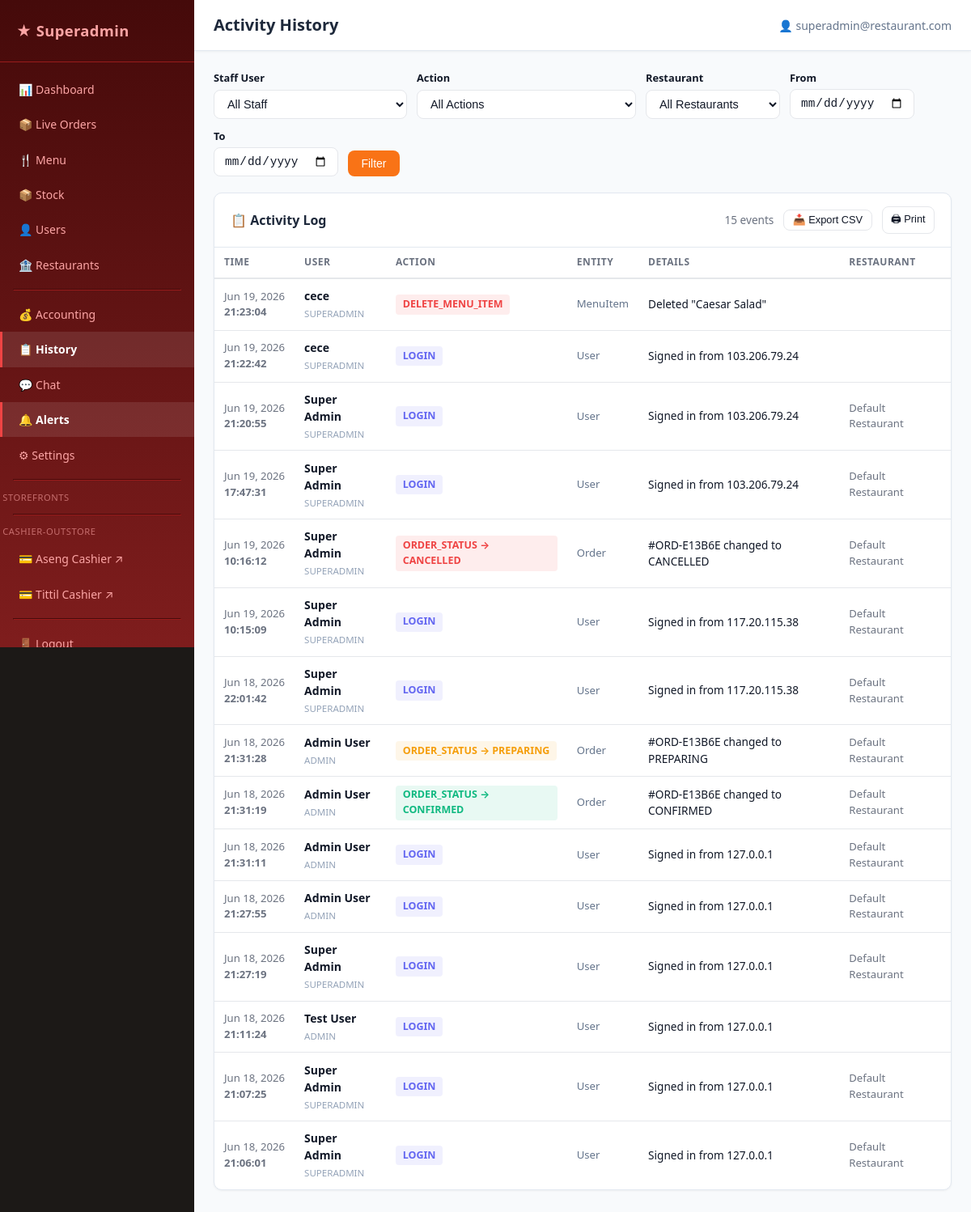
Page /superadmin/activity.php (signed in) on the committed database.
### tables this page shows
CREATE TABLE AdminActivity (
    id             TEXT PRIMARY KEY,
    userId         TEXT,
    userName       TEXT,
    userEmail      TEXT,
    userRole       TEXT,
    restaurantId   TEXT,
    restaurantName TEXT,
    action         TEXT NOT NULL,
    entityType     TEXT,
    entityId       TEXT,
    details        TEXT,
    ipAddress      TEXT,
    createdAt      TEXT NOT NULL DEFAULT (datetime('now'))
);

CREATE TABLE User (
    id           TEXT PRIMARY KEY,
    email        TEXT NOT NULL UNIQUE,
    password     TEXT NOT NULL,
    name         TEXT,
    phone        TEXT,
    role         TEXT NOT NULL DEFAULT 'CUSTOMER',
    restaurantId TEXT,
    isActive     INTEGER NOT NULL DEFAULT 1,
    createdAt    TEXT NOT NULL DEFAULT (datetime('now')),
    updatedAt    TEXT NOT NULL DEFAULT (datetime('now')),
    FOREIGN KEY (restaurantId) REFERENCES Restaurant(id) ON DELETE SET NULL
);

### db.php (called while the page is built, shortened)
<?php
function get_db(): PDO {
    static $pdo = null;
    if ($pdo === null) {
        $pdo = new PDO('sqlite:' . DB_PATH, null, null, [
            PDO::ATTR_ERRMODE            => PDO::ERRMODE_EXCEPTION,
            PDO::ATTR_DEFAULT_FETCH_MODE => PDO::FETCH_ASSOC,
        ]);
        $pdo->exec('PRAGMA foreign_keys = ON');
        $pdo->exec('PRAGMA journal_mode = WAL');
    }
    return $pdo;
}
function db_query(string $sql, array $params = []): array {
    $stmt = get_db()->prepare($sql);
    $stmt->execute($params);
    return $stmt->fetchAll();
}
function db_fetch(string $sql, array $params = []): ?array {
    $stmt = get_db()->prepare($sql);
    $stmt->execute($params);
    $row = $stmt->fetch();
    return $row ?: null;
}

### superadmin/activity.php (the view, shortened to what this page needs)
<?php
include dirname(__DIR__) . '/includes/superadmin_header.php';
require_once dirname(__DIR__) . '/db.php';
$filter_date_from  = $_GET['date_from']  ?? '';
$filter_date_to    = $_GET['date_to']    ?? '';
$page  = max(1, (int)($_GET['page'] ?? 1));
$limit = 50;
$skip  = ($page - 1) * $limit;
$where  = ['1=1'];
$params = [];
$w = implode(' AND ', $where);
$total = (int)(db_fetch("SELECT COUNT(*) AS n FROM AdminActivity aa WHERE $w", $params)['n'] ?? 0);
$logs  = db_query(
    "SELECT aa.*, u.name AS userName, u.email AS userEmail, u.role AS userRole
     FROM AdminActivity aa
     LEFT JOIN User u ON u.id = aa.userId
     WHERE $w
     ORDER BY aa.createdAt DESC
     LIMIT $limit OFFSET $skip",
    $params
);
function action_color(string $action): string {
    if (str_contains($action, 'DELETE') || str_contains($action, 'CANCEL')) return '#ef4444';
    if (str_contains($action, 'CREATE') || str_contains($action, 'CONFIRMED')) return '#10b981';
    if (str_contains($action, 'UPDATE') || str_contains($action, 'STOCK') || str_contains($action, '→')) return '#f59e0b';
    if ($action === 'LOGIN') return '#6366f1';
    return '#6b7280';
}
?>
<form method="GET" style="margin-bottom:1.25rem; display:flex; flex-wrap:wrap; gap:.75rem; align-items:flex-end">
    <div>
        <label style="font-size:.8rem;font-weight:600;display:block;margin-bottom:.25rem">Staff User</label>
        <select name="user" class="form-control" style="min-width:160px">
            <option value="">All Staff</option>
        </select>
    </div>
    <div>
        <label style="font-size:.8rem;font-weight:600;display:block;margin-bottom:.25rem">Action</label>
        <select name="action" class="form-control" style="min-width:180px">
            <option value="">All Actions</option>
        </select>
    </div>
    <div>
        <label style="font-size:.8rem;font-weight:600;display:block;margin-bottom:.25rem">Restaurant</label>
        <select name="restaurant" class="form-control" style="min-width:150px">
            <option value="">All Restaurants</option>
        </select>
    </div>
    <div>
        <label style="font-size:.8rem;font-weight:600;display:block;margin-bottom:.25rem">From</label>
        <input type="date" name="date_from" class="form-control" value="<?= htmlspecialchars($filter_date_from) ?>">
    </div>
    <div>
        <label style="font-size:.8rem;font-weight:600;display:block;margin-bottom:.25rem">To</label>
        <input type="date" name="date_to" class="form-control" value="<?= htmlspecialchars($filter_date_to) ?>">
    </div>
    <div>
        <button type="submit" class="btn btn-primary">Filter</button>
    </div>
</form>
<div class="sa-card">
    <div class="sa-card-header">
        <h2>&#128203; Activity Log</h2>
        <div style="display:flex;align-items:center;gap:.75rem">
            <span style="font-size:.85rem;color:#6b7280"><?= number_format($total) ?> event<?= $total !== 1 ? 's' : '' ?></span>
            <button onclick="exportCSV()" class="btn btn-sm btn-outline">📥 Export CSV</button>
            <button onclick="window.print()" class="btn btn-sm btn-outline">🖨 Print</button>
        </div>
    </div>
    <?php if (empty($logs)): ?>
    <div style="text-align:center; padding:2rem; color:#94a3b8">No activity found with these filters.</div>
    <?php else: ?>
    <table class="table">
        <thead>
            <tr>
                <th>Time</th>
                <th>User</th>
                <th>Action</th>
                <th>Entity</th>
                <th>Details</th>
                <th>Restaurant</th>
            </tr>
        </thead>
        <tbody>
        <?php foreach ($logs as $log): ?>
        <tr>
            <td style="white-space:nowrap;font-size:.82rem;color:#6b7280">
                <?= date('M d, Y', strtotime($log['createdAt'])) ?><br>
                <strong><?= date('H:i:s', strtotime($log['createdAt'])) ?></strong>
            </td>
            <td>
                <strong><?= htmlspecialchars($log['userName'] ?? '—') ?></strong><br>
                <small style="font-size:.72rem;color:#94a3b8"><?= htmlspecialchars($log['userRole'] ?? '') ?></small>
            </td>
            <td>
                <span style="display:inline-block; font-size:.78rem; font-weight:700; padding:.18rem .55rem; border-radius:4px; color:<?= action_color($log['action']) ?>; background:<?= action_color($log['action']) ?>18">
                    <?= htmlspecialchars($log['action']) ?>
                </span>
            </td>
            <td style="font-size:.82rem">
                <?php if ($log['entityType']): ?>
                <span style="color:#64748b"><?= htmlspecialchars($log['entityType']) ?></span>
                <?php endif; ?>
            </td>
            <td style="font-size:.85rem; max-width:260px; word-break:break-word">
                <?= htmlspecialchars($log['details'] ?? '') ?>
            </td>
            <td style="font-size:.82rem;color:#6b7280">
                <?= htmlspecialchars($log['restaurantName'] ?? '') ?>
            </td>
        </tr>
        <?php endforeach; ?>
        </tbody>
    </table>
    <?php endif; ?>
</div>
<?php include dirname(__DIR__) . '/includes/superadmin_footer.php'; ?>

### assets/css/style.css (style rules this page uses)
:root { --primary: #f97316; --primary-dark: #ea580c; --primary-fg: #fff; --bg: #f9fafb; --card-bg: #ffffff; --border: #e5e7eb; --text: #111827; --text-muted: #6b7280; --success: #16a34a; --warn: #d97706; --danger: #dc2626; --radius: 8px; --shadow: 0 1px 3px rgba(0,0,0,.08), 0 1px 2px rgba(0,0,0,.06); --transition: .15s ease; }
*, *::before, *::after { box-sizing: border-box; margin: 0; padding: 0; }
body { font-family: system-ui, -apple-system, sans-serif; background: var(--bg); color: var(--text); line-height: 1.5; }
.btn { display: inline-flex; align-items: center; gap: .35rem; padding: .5rem 1rem; border-radius: var(--radius); border: none; font-size: .875rem; font-weight: 500; cursor: pointer; transition: background var(--transition), opacity var(--transition); text-decoration: none; white-space: nowrap; }
.btn-primary { background: var(--primary); color: var(--primary-fg); }
.btn-outline { background: transparent; border: 1px solid var(--border); color: var(--text); }
.btn-sm { padding: .3rem .65rem; font-size: .8rem; }
.form-control { padding: .5rem .75rem; border: 1px solid var(--border); border-radius: var(--radius); font-size: .9rem; background: var(--card-bg); color: var(--text); transition: border-color var(--transition); width: 100%; }
.table { width: 100%; border-collapse: collapse; font-size: .875rem; }
.table th { text-align: left; padding: .6rem .75rem; font-weight: 600; border-bottom: 2px solid var(--border); color: var(--text-muted); text-transform: uppercase; letter-spacing: .04em; font-size: .75rem; }
.table td { padding: .65rem .75rem; border-bottom: 1px solid var(--border); }
.table tr:last-child td { border-bottom: none; }

### assets/css/superadmin.css (style rules this page uses)
.sa-body { background: #1c1917; }
.sa-card { background: #fff; border: 1px solid #e2e8f0; border-radius: 10px; box-shadow: 0 1px 3px rgba(0,0,0,.05); margin-bottom: 1.25rem; overflow: hidden; }
.sa-card-header { display: flex; align-items: center; justify-content: space-between; padding: 1rem 1.25rem; border-bottom: 1px solid #e2e8f0; }
.sa-card-header h2 { font-size: 1rem; font-weight: 700; color: #1e293b; margin: 0; }

### rows in the picture
adminactivity: createdAt "Jun 19, 2026", createdAt "21:23:04", userId.name "cece", userId.role "SUPERADMIN", action "DELETE_MENU_ITEM", entityType "MenuItem", details "Deleted \"Caesar Salad\""
adminactivity: createdAt "Jun 19, 2026", createdAt "21:22:42", userId.name "cece", userId.role "SUPERADMIN", action "LOGIN", entityType "User", details "Signed in from 103.206.79.24"
adminactivity: createdAt "Jun 19, 2026", createdAt "21:20:55", userId.name "Super Admin", userId.role "SUPERADMIN", action "LOGIN", entityType "User", details "Signed in from 103.206.79.24", restaurantName "Default Restaurant"
adminactivity: createdAt "Jun 19, 2026", createdAt "17:47:31", userId.name "Super Admin", userId.role "SUPERADMIN", action "LOGIN", entityType "User", details "Signed in from 103.206.79.24", restaurantName "Default Restaurant"
adminactivity: createdAt "Jun 19, 2026", createdAt "10:16:12", userId.name "Super Admin", userId.role "SUPERADMIN", action "ORDER_STATUS → CANCELLED", entityType "Order", details "#ORD-E13B6E changed to CANCELLED", restaurantName "Default Restaurant"
adminactivity: createdAt "Jun 19, 2026", createdAt "10:15:09", userId.name "Super Admin", userId.role "SUPERADMIN", action "LOGIN", entityType "User", details "Signed in from 117.20.115.38", restaurantName "Default Restaurant"
adminactivity: createdAt "Jun 18, 2026", createdAt "22:01:42", userId.name "Super Admin", userId.role "SUPERADMIN", action "LOGIN", entityType "User", details "Signed in from 117.20.115.38", restaurantName "Default Restaurant"
adminactivity: createdAt "Jun 18, 2026", createdAt "21:31:28", userId.name "Admin User", userId.role "ADMIN", action "ORDER_STATUS → PREPARING", entityType "Order", details "#ORD-E13B6E changed to PREPARING", restaurantName "Default Restaurant"
adminactivity: createdAt "Jun 18, 2026", createdAt "21:31:19", userId.name "Admin User", userId.role "ADMIN", action "ORDER_STATUS → CONFIRMED", entityType "Order", details "#ORD-E13B6E changed to CONFIRMED", restaurantName "Default Restaurant"
adminactivity: createdAt "Jun 18, 2026", createdAt "21:31:11", userId.name "Admin User", userId.role "ADMIN", action "LOGIN", entityType "User", details "Signed in from 127.0.0.1", restaurantName "Default Restaurant"
adminactivity: createdAt "Jun 18, 2026", createdAt "21:27:55", userId.name "Admin User", userId.role "ADMIN", action "LOGIN", entityType "User", details "Signed in from 127.0.0.1", restaurantName "Default Restaurant"
adminactivity: createdAt "Jun 18, 2026", createdAt "21:27:19", userId.name "Super Admin", userId.role "SUPERADMIN", action "LOGIN", entityType "User", details "Signed in from 127.0.0.1", restaurantName "Default Restaurant"
adminactivity: createdAt "Jun 18, 2026", createdAt "21:11:24", userId.name "Test User", userId.role "ADMIN", action "LOGIN", entityType "User", details "Signed in from 127.0.0.1"
adminactivity: createdAt "Jun 18, 2026", createdAt "21:07:25", userId.name "Super Admin", userId.role "SUPERADMIN", action "LOGIN", entityType "User", details "Signed in from 127.0.0.1", restaurantName "Default Restaurant"
adminactivity: createdAt "Jun 18, 2026", createdAt "21:06:01", userId.name "Super Admin", userId.role "SUPERADMIN", action "LOGIN", entityType "User", details "Signed in from 127.0.0.1", restaurantName "Default Restaurant"

### other values in the picture
$page_title "Activity History"
$current_user['email'] "superadmin@restaurant.com"
$total "15"
